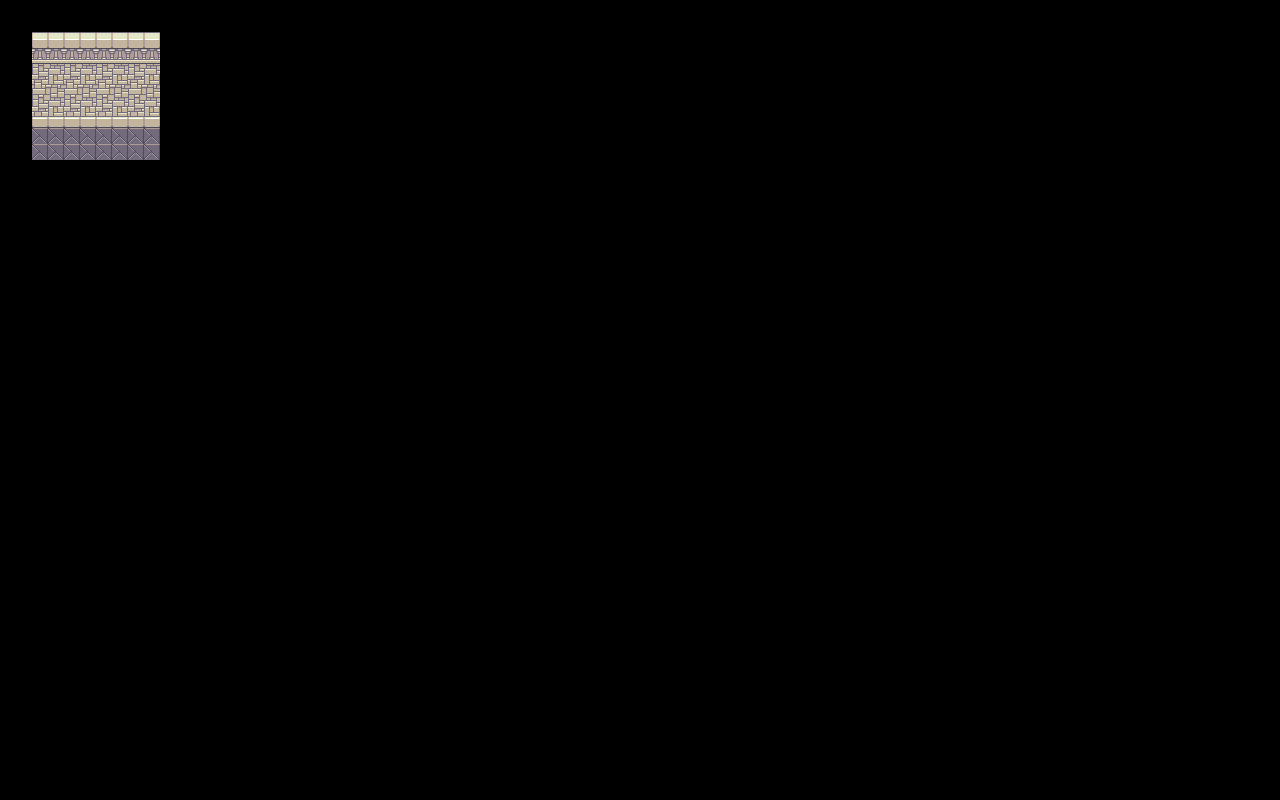

Tiled map render using the project's own tile images. Description and the map definition, with tile-layer contents summarised, below:
An orthogonal 80x50 tile map with 16x16 px tiles, 8 tile layers (regions_output, regions_input, input_murs, output_murs, ...), 8 hidden layers not drawn, 6 tilesets.

<map version="1.0" orientation="orthogonal" renderorder="right-down" width="80" height="50" tilewidth="16" tileheight="16" nextobjectid="1">
 <tileset firstgid="1" name="castle" tilewidth="16" tileheight="16" tilecount="608" columns="16">
  <image source="../images/sprites/Interior/castle.png" width="256" height="608" />
 </tileset>
 <tileset firstgid="609" name="castlefloors_LPC_Base_Assets" tilewidth="16" tileheight="16" tilecount="400" columns="20">
  <image source="../images/sprites/Interior/castlefloors_LPC_Base_Assets.png" width="320" height="320" />
 </tileset>
 <tileset firstgid="1009" name="Inside_B_LPC" tilewidth="16" tileheight="16" tilecount="1024" columns="32">
  <image source="../images/sprites/Interior/Inside_B_LPC.png" width="512" height="512" />
 </tileset>
 <tileset firstgid="2033" name="Gem_by_hippo" tilewidth="16" tileheight="16" tilecount="1" columns="1">
  <image source="../images/sprites/Object/Gem_by_hippo.png" width="16" height="16" />
 </tileset>
 <tileset firstgid="2034" name="farming_fishing_submission_daneeklu" tilewidth="16" tileheight="16" tilecount="1600" columns="40">
  <image source="../images/sprites/Object/farming_fishing_submission_daneeklu.png" width="640" height="640" />
 </tileset>
 <tileset firstgid="3634" name="city_inside_LPC_city_inside" tilewidth="16" tileheight="16" tilecount="1536" columns="48">
  <image source="../images/sprites/Interior/city_inside_LPC_city_inside.png" width="768" height="512" />
 </tileset>
 <layer name="regions_output" width="80" height="50">
  <data>[4000 cells, 64 non-empty, 1 distinct tile ids]</data>
 </layer>
 <layer name="regions_input" width="80" height="50">
  <data>[4000 cells, 48 non-empty, 1 distinct tile ids]</data>
 </layer>
 <layer name="input_murs" width="80" height="50">
  <data>[4000 cells, 48 non-empty, 12 distinct tile ids]</data>
 </layer>
 <layer name="output_murs" width="80" height="50">
  <data>[4000 cells, 0 non-empty, 0 distinct tile ids]</data>
 </layer>
 <layer name="output_tableaux" width="80" height="50">
  <data>[4000 cells, 0 non-empty, 0 distinct tile ids]</data>
 </layer>
 <layer name="output_obstacles" width="80" height="50">
  <data>[4000 cells, 0 non-empty, 0 distinct tile ids]</data>
 </layer>
 <layer name="output_top1" width="80" height="50">
  <data>[4000 cells, 0 non-empty, 0 distinct tile ids]</data>
 </layer>
 <layer name="output_top2" width="80" height="50">
  <data>[4000 cells, 0 non-empty, 0 distinct tile ids]</data>
 </layer>
 <layer name="output1_obstacles" width="80" height="50" visible="0">
  <data>[4000 cells, 38 non-empty, 20 distinct tile ids]</data>
 </layer>
 <layer name="output2_obstacles" width="80" height="50" visible="0">
  <data>[4000 cells, 26 non-empty, 24 distinct tile ids]</data>
 </layer>
 <layer name="output3_obstacles" width="80" height="50" visible="0">
  <data>[4000 cells, 26 non-empty, 26 distinct tile ids]</data>
 </layer>
 <layer name="output4_obstacles" width="80" height="50" visible="0">
  <data>[4000 cells, 28 non-empty, 24 distinct tile ids]</data>
 </layer>
 <layer name="output5_obstacles" width="80" height="50" visible="0">
  <data>[4000 cells, 40 non-empty, 34 distinct tile ids]</data>
 </layer>
 <layer name="output6_obstacles" width="80" height="50" visible="0">
  <data>[4000 cells, 46 non-empty, 44 distinct tile ids]</data>
 </layer>
 <layer name="output7_obstacles" width="80" height="50" visible="0">
  <data>[4000 cells, 40 non-empty, 28 distinct tile ids]</data>
 </layer>
 <layer name="output8_obstacles" width="80" height="50" visible="0">
  <data>[4000 cells, 44 non-empty, 32 distinct tile ids]</data>
 </layer>
</map>
